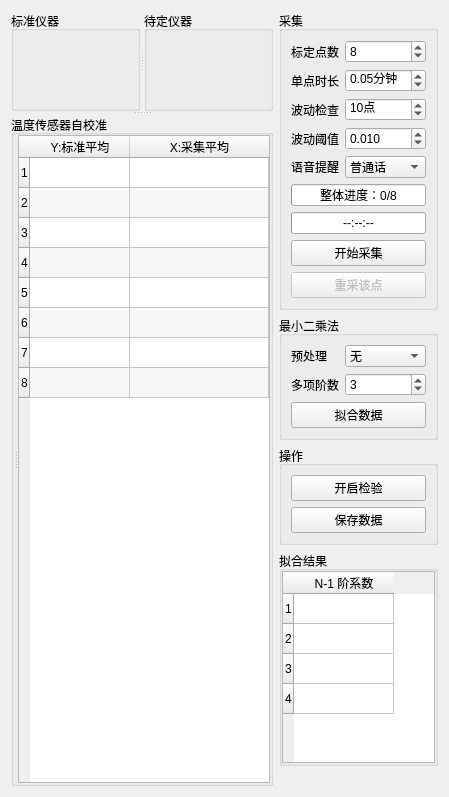
      <widget class="QWidget" name="tab_12">
       <attribute name="icon">
        <iconset resource="main.qrc">
         <normaloff>:/icon/target.ico</normaloff>:/icon/target.ico</iconset>
       </attribute>
       <attribute name="title">
        <string/>
       </attribute>
       <layout class="QGridLayout" name="gridLayout_6">
        <item row="0" column="0">
         <widget class="QSplitter" name="splitter_3">
          <property name="sizePolicy">
           <sizepolicy hsizetype="Preferred" vsizetype="Expanding">
            <horstretch>0</horstretch>
            <verstretch>0</verstretch>
           </sizepolicy>
          </property>
          <property name="orientation">
           <enum>Qt::Vertical</enum>
          </property>
          <widget class="QSplitter" name="splitter_2">
           <property name="sizePolicy">
            <sizepolicy hsizetype="Preferred" vsizetype="Preferred">
             <horstretch>0</horstretch>
             <verstretch>0</verstretch>
            </sizepolicy>
           </property>
           <property name="orientation">
            <enum>Qt::Horizontal</enum>
           </property>
           <widget class="QGroupBox" name="groupBox_6">
            <property name="title">
             <string>标准仪器</string>
            </property>
            <layout class="QGridLayout" name="gridLayout">
             <property name="leftMargin">
              <number>6</number>
             </property>
             <property name="topMargin">
              <number>6</number>
             </property>
             <property name="rightMargin">
              <number>6</number>
             </property>
             <property name="bottomMargin">
              <number>3</number>
             </property>
             <item row="0" column="1">
              <widget class="CollectPanel" name="collectPanel_Std" native="true"/>
             </item>
            </layout>
           </widget>
           <widget class="QGroupBox" name="groupBox_7">
            <property name="title">
             <string>待定仪器</string>
            </property>
            <layout class="QGridLayout" name="gridLayout_2">
             <property name="leftMargin">
              <number>6</number>
             </property>
             <property name="topMargin">
              <number>6</number>
             </property>
             <property name="rightMargin">
              <number>6</number>
             </property>
             <property name="bottomMargin">
              <number>3</number>
             </property>
             <item row="0" column="0">
              <widget class="CollectPanel" name="collectPanel_Dtm" native="true"/>
             </item>
            </layout>
           </widget>
          </widget>
          <widget class="QGroupBox" name="groupBox_3">
           <property name="sizePolicy">
            <sizepolicy hsizetype="Preferred" vsizetype="Preferred">
             <horstretch>0</horstretch>
             <verstretch>0</verstretch>
            </sizepolicy>
           </property>
           <property name="minimumSize">
            <size>
             <width>0</width>
             <height>0</height>
            </size>
           </property>
           <property name="maximumSize">
            <size>
             <width>16777215</width>
             <height>16777215</height>
            </size>
           </property>
           <property name="title">
            <string>温度传感器自校准</string>
           </property>
           <layout class="QHBoxLayout" name="horizontalLayout_2" stretch="0">
            <property name="leftMargin">
             <number>0</number>
            </property>
            <property name="topMargin">
             <number>0</number>
            </property>
            <property name="rightMargin">
             <number>0</number>
            </property>
            <property name="bottomMargin">
             <number>0</number>
            </property>
            <item>
             <widget class="QSplitter" name="splitter_5">
              <property name="orientation">
               <enum>Qt::Horizontal</enum>
              </property>
              <widget class="FitChart" name="chartFit" native="true">
               <property name="sizePolicy">
                <sizepolicy hsizetype="Preferred" vsizetype="Preferred">
                 <horstretch>1</horstretch>
                 <verstretch>0</verstretch>
                </sizepolicy>
               </property>
               <property name="minimumSize">
                <size>
                 <width>0</width>
                 <height>0</height>
                </size>
               </property>
               <property name="maximumSize">
                <size>
                 <width>16777215</width>
                 <height>16777215</height>
                </size>
               </property>
              </widget>
              <widget class="CVTable" name="twAverage">
               <property name="sizePolicy">
                <sizepolicy hsizetype="Preferred" vsizetype="Preferred">
                 <horstretch>0</horstretch>
                 <verstretch>0</verstretch>
                </sizepolicy>
               </property>
               <property name="maximumSize">
                <size>
                 <width>16777215</width>
                 <height>16777215</height>
                </size>
               </property>
               <property name="autoScroll">
                <bool>true</bool>
               </property>
               <property name="editTriggers">
                <set>QAbstractItemView::AnyKeyPressed|QAbstractItemView::DoubleClicked</set>
               </property>
               <property name="dragEnabled">
                <bool>false</bool>
               </property>
               <property name="alternatingRowColors">
                <bool>true</bool>
               </property>
               <property name="selectionBehavior">
                <enum>QAbstractItemView::SelectItems</enum>
               </property>
               <property name="wordWrap">
                <bool>true</bool>
               </property>
               <property name="cornerButtonEnabled">
                <bool>true</bool>
               </property>
               <property name="rowCount">
                <number>8</number>
               </property>
               <property name="columnCount">
                <number>2</number>
               </property>
               <attribute name="horizontalHeaderShowSortIndicator" stdset="0">
                <bool>false</bool>
               </attribute>
               <attribute name="horizontalHeaderStretchLastSection">
                <bool>true</bool>
               </attribute>
               <attribute name="verticalHeaderCascadingSectionResizes">
                <bool>false</bool>
               </attribute>
               <attribute name="verticalHeaderShowSortIndicator" stdset="0">
                <bool>false</bool>
               </attribute>
               <attribute name="verticalHeaderStretchLastSection">
                <bool>false</bool>
               </attribute>
               <row/>
               <row/>
               <row/>
               <row/>
               <row/>
               <row/>
               <row/>
               <row/>
               <column>
                <property name="text">
                 <string>Y:标准平均</string>
                </property>
               </column>
               <column>
                <property name="text">
                 <string>X:采集平均</string>
                </property>
               </column>
              </widget>
             </widget>
            </item>
           </layout>
          </widget>
         </widget>
        </item>
        <item row="0" column="1">
         <widget class="QFrame" name="frame_9">
          <property name="sizePolicy">
           <sizepolicy hsizetype="Fixed" vsizetype="Preferred">
            <horstretch>0</horstretch>
            <verstretch>0</verstretch>
           </sizepolicy>
          </property>
          <layout class="QVBoxLayout" name="verticalLayout_9">
           <property name="leftMargin">
            <number>0</number>
           </property>
           <property name="topMargin">
            <number>0</number>
           </property>
           <property name="rightMargin">
            <number>0</number>
           </property>
           <property name="bottomMargin">
            <number>0</number>
           </property>
           <item>
            <widget class="QGroupBox" name="groupBox_4">
             <property name="sizePolicy">
              <sizepolicy hsizetype="Preferred" vsizetype="Fixed">
               <horstretch>0</horstretch>
               <verstretch>0</verstretch>
              </sizepolicy>
             </property>
             <property name="title">
              <string>采集</string>
             </property>
             <layout class="QGridLayout" name="gridLayout_12">
              <item row="15" column="1" colspan="2">
               <widget class="QPushButton" name="btnCollectRestart">
                <property name="enabled">
                 <bool>false</bool>
                </property>
                <property name="sizePolicy">
                 <sizepolicy hsizetype="Preferred" vsizetype="Fixed">
                  <horstretch>0</horstretch>
                  <verstretch>0</verstretch>
                 </sizepolicy>
                </property>
                <property name="text">
                 <string>重采该点</string>
                </property>
                <property name="icon">
                 <iconset resource="main.qrc">
                  <normaloff>:/icon/collectrestart.ico</normaloff>:/icon/collectrestart.ico</iconset>
                </property>
               </widget>
              </item>
              <item row="4" column="2">
               <widget class="QSpinBox" name="spbxWaveNum">
                <property name="sizePolicy">
                 <sizepolicy hsizetype="Minimum" vsizetype="Fixed">
                  <horstretch>0</horstretch>
                  <verstretch>0</verstretch>
                 </sizepolicy>
                </property>
                <property name="alignment">
                 <set>Qt::AlignLeading|Qt::AlignLeft|Qt::AlignVCenter</set>
                </property>
                <property name="suffix">
                 <string>点</string>
                </property>
                <property name="minimum">
                 <number>2</number>
                </property>
                <property name="maximum">
                 <number>500</number>
                </property>
                <property name="value">
                 <number>10</number>
                </property>
               </widget>
              </item>
              <item row="7" column="1">
               <widget class="QLabel" name="label_21">
                <property name="maximumSize">
                 <size>
                  <width>48</width>
                  <height>16777215</height>
                 </size>
                </property>
                <property name="text">
                 <string>语音提醒</string>
                </property>
                <property name="alignment">
                 <set>Qt::AlignLeading|Qt::AlignLeft|Qt::AlignVCenter</set>
                </property>
               </widget>
              </item>
              <item row="2" column="1">
               <widget class="QLabel" name="label_17">
                <property name="maximumSize">
                 <size>
                  <width>48</width>
                  <height>16777215</height>
                 </size>
                </property>
                <property name="text">
                 <string>单点时长</string>
                </property>
                <property name="alignment">
                 <set>Qt::AlignLeading|Qt::AlignLeft|Qt::AlignVCenter</set>
                </property>
               </widget>
              </item>
              <item row="0" column="1">
               <widget class="QLabel" name="label_15">
                <property name="maximumSize">
                 <size>
                  <width>48</width>
                  <height>16777215</height>
                 </size>
                </property>
                <property name="text">
                 <string>标定点数</string>
                </property>
                <property name="alignment">
                 <set>Qt::AlignLeading|Qt::AlignLeft|Qt::AlignVCenter</set>
                </property>
               </widget>
              </item>
              <item row="8" column="1" colspan="2">
               <widget class="QProgressBar" name="pgsbSum">
                <property name="maximum">
                 <number>8</number>
                </property>
                <property name="value">
                 <number>0</number>
                </property>
                <property name="alignment">
                 <set>Qt::AlignCenter</set>
                </property>
                <property name="format">
                 <string>整体进度：%v/%m</string>
                </property>
               </widget>
              </item>
              <item row="2" column="2">
               <widget class="QDoubleSpinBox" name="spbxSampleTime">
                <property name="sizePolicy">
                 <sizepolicy hsizetype="Preferred" vsizetype="Fixed">
                  <horstretch>0</horstretch>
                  <verstretch>0</verstretch>
                 </sizepolicy>
                </property>
                <property name="alignment">
                 <set>Qt::AlignLeading|Qt::AlignLeft|Qt::AlignVCenter</set>
                </property>
                <property name="prefix">
                 <string/>
                </property>
                <property name="suffix">
                 <string>分钟</string>
                </property>
                <property name="decimals">
                 <number>2</number>
                </property>
                <property name="minimum">
                 <double>0.010000000000000</double>
                </property>
                <property name="maximum">
                 <double>60.000000000000000</double>
                </property>
                <property name="singleStep">
                 <double>0.100000000000000</double>
                </property>
                <property name="value">
                 <double>0.050000000000000</double>
                </property>
               </widget>
              </item>
              <item row="4" column="1">
               <widget class="QLabel" name="label_16">
                <property name="maximumSize">
                 <size>
                  <width>48</width>
                  <height>16777215</height>
                 </size>
                </property>
                <property name="text">
                 <string>波动检查</string>
                </property>
                <property name="alignment">
                 <set>Qt::AlignLeading|Qt::AlignLeft|Qt::AlignVCenter</set>
                </property>
               </widget>
              </item>
              <item row="0" column="2">
               <widget class="QSpinBox" name="spbxSamplePointSum">
                <property name="sizePolicy">
                 <sizepolicy hsizetype="Minimum" vsizetype="Fixed">
                  <horstretch>0</horstretch>
                  <verstretch>0</verstretch>
                 </sizepolicy>
                </property>
                <property name="alignment">
                 <set>Qt::AlignLeading|Qt::AlignLeft|Qt::AlignVCenter</set>
                </property>
                <property name="suffix">
                 <string/>
                </property>
                <property name="minimum">
                 <number>2</number>
                </property>
                <property name="maximum">
                 <number>99999</number>
                </property>
                <property name="value">
                 <number>8</number>
                </property>
               </widget>
              </item>
              <item row="7" column="2">
               <widget class="QComboBox" name="cbSound">
                <property name="sizePolicy">
                 <sizepolicy hsizetype="Preferred" vsizetype="Fixed">
                  <horstretch>0</horstretch>
                  <verstretch>0</verstretch>
                 </sizepolicy>
                </property>
                <property name="currentIndex">
                 <number>2</number>
                </property>
                <item>
                 <property name="text">
                  <string>关</string>
                 </property>
                </item>
                <item>
                 <property name="text">
                  <string>粤语</string>
                 </property>
                </item>
                <item>
                 <property name="text">
                  <string>普通话</string>
                 </property>
                </item>
                <item>
                 <property name="text">
                  <string>台湾话</string>
                 </property>
                </item>
                <item>
                 <property name="text">
                  <string>东北话</string>
                 </property>
                </item>
                <item>
                 <property name="text">
                  <string>陕西话</string>
                 </property>
                </item>
               </widget>
              </item>
              <item row="9" column="1" colspan="2">
               <widget class="QProgressBar" name="pgsbSingle">
                <property name="minimum">
                 <number>0</number>
                </property>
                <property name="maximum">
                 <number>100</number>
                </property>
                <property name="value">
                 <number>0</number>
                </property>
                <property name="alignment">
                 <set>Qt::AlignCenter</set>
                </property>
                <property name="invertedAppearance">
                 <bool>false</bool>
                </property>
                <property name="format">
                 <string>--:--:--</string>
                </property>
               </widget>
              </item>
              <item row="14" column="1" colspan="2">
               <widget class="QPushButton" name="btnCollectSwitch">
                <property name="sizePolicy">
                 <sizepolicy hsizetype="Preferred" vsizetype="Fixed">
                  <horstretch>0</horstretch>
                  <verstretch>0</verstretch>
                 </sizepolicy>
                </property>
                <property name="minimumSize">
                 <size>
                  <width>104</width>
                  <height>0</height>
                 </size>
                </property>
                <property name="text">
                 <string>开始采集</string>
                </property>
                <property name="icon">
                 <iconset resource="main.qrc">
                  <normaloff>:/icon/collect.ico</normaloff>:/icon/collect.ico</iconset>
                </property>
               </widget>
              </item>
              <item row="5" column="1">
               <widget class="QLabel" name="label_18">
                <property name="maximumSize">
                 <size>
                  <width>48</width>
                  <height>16777215</height>
                 </size>
                </property>
                <property name="text">
                 <string>波动阈值</string>
                </property>
                <property name="alignment">
                 <set>Qt::AlignLeading|Qt::AlignLeft|Qt::AlignVCenter</set>
                </property>
               </widget>
              </item>
              <item row="5" column="2">
               <widget class="QDoubleSpinBox" name="spbxWaveRange">
                <property name="sizePolicy">
                 <sizepolicy hsizetype="Preferred" vsizetype="Fixed">
                  <horstretch>0</horstretch>
                  <verstretch>0</verstretch>
                 </sizepolicy>
                </property>
                <property name="alignment">
                 <set>Qt::AlignLeading|Qt::AlignLeft|Qt::AlignVCenter</set>
                </property>
                <property name="prefix">
                 <string/>
                </property>
                <property name="suffix">
                 <string/>
                </property>
                <property name="decimals">
                 <number>3</number>
                </property>
                <property name="minimum">
                 <double>0.001000000000000</double>
                </property>
                <property name="maximum">
                 <double>999.000000000000000</double>
                </property>
                <property name="singleStep">
                 <double>0.001000000000000</double>
                </property>
                <property name="value">
                 <double>0.010000000000000</double>
                </property>
               </widget>
              </item>
             </layout>
            </widget>
           </item>
           <item>
            <widget class="QGroupBox" name="groupBox">
             <property name="sizePolicy">
              <sizepolicy hsizetype="Preferred" vsizetype="Fixed">
               <horstretch>0</horstretch>
               <verstretch>0</verstretch>
              </sizepolicy>
             </property>
             <property name="title">
              <string>最小二乘法</string>
             </property>
             <layout class="QGridLayout" name="gridLayout_3">
              <item row="2" column="0">
               <widget class="QLabel" name="label_25">
                <property name="maximumSize">
                 <size>
                  <width>48</width>
                  <height>16777215</height>
                 </size>
                </property>
                <property name="text">
                 <string>预处理</string>
                </property>
                <property name="alignment">
                 <set>Qt::AlignLeading|Qt::AlignLeft|Qt::AlignVCenter</set>
                </property>
               </widget>
              </item>
              <item row="2" column="1">
               <widget class="QComboBox" name="comboBox_14">
                <property name="sizePolicy">
                 <sizepolicy hsizetype="Preferred" vsizetype="Fixed">
                  <horstretch>0</horstretch>
                  <verstretch>0</verstretch>
                 </sizepolicy>
                </property>
                <item>
                 <property name="text">
                  <string>无</string>
                 </property>
                </item>
                <item>
                 <property name="text">
                  <string>倒数</string>
                 </property>
                </item>
               </widget>
              </item>
              <item row="3" column="0">
               <widget class="QLabel" name="label_19">
                <property name="maximumSize">
                 <size>
                  <width>48</width>
                  <height>16777215</height>
                 </size>
                </property>
                <property name="text">
                 <string>多项阶数</string>
                </property>
                <property name="alignment">
                 <set>Qt::AlignLeading|Qt::AlignLeft|Qt::AlignVCenter</set>
                </property>
               </widget>
              </item>
              <item row="4" column="0" colspan="2">
               <widget class="QPushButton" name="btnFit">
                <property name="sizePolicy">
                 <sizepolicy hsizetype="Minimum" vsizetype="Fixed">
                  <horstretch>0</horstretch>
                  <verstretch>0</verstretch>
                 </sizepolicy>
                </property>
                <property name="text">
                 <string>拟合数据</string>
                </property>
                <property name="icon">
                 <iconset resource="main.qrc">
                  <normaloff>:/icon/fit.ico</normaloff>:/icon/fit.ico</iconset>
                </property>
               </widget>
              </item>
              <item row="3" column="1">
               <widget class="QSpinBox" name="spbxOrder">
                <property name="alignment">
                 <set>Qt::AlignLeading|Qt::AlignLeft|Qt::AlignVCenter</set>
                </property>
                <property name="suffix">
                 <string/>
                </property>
                <property name="minimum">
                 <number>1</number>
                </property>
                <property name="maximum">
                 <number>7</number>
                </property>
                <property name="value">
                 <number>3</number>
                </property>
               </widget>
              </item>
             </layout>
            </widget>
           </item>
           <item>
            <widget class="QGroupBox" name="groupBox_2">
             <property name="sizePolicy">
              <sizepolicy hsizetype="Preferred" vsizetype="Fixed">
               <horstretch>0</horstretch>
               <verstretch>0</verstretch>
              </sizepolicy>
             </property>
             <property name="title">
              <string>操作</string>
             </property>
             <layout class="QGridLayout" name="gridLayout_4">
              <item row="9" column="1" colspan="2">
               <widget class="QPushButton" name="btnVerify">
                <property name="enabled">
                 <bool>true</bool>
                </property>
                <property name="sizePolicy">
                 <sizepolicy hsizetype="Minimum" vsizetype="Fixed">
                  <horstretch>0</horstretch>
                  <verstretch>0</verstretch>
                 </sizepolicy>
                </property>
                <property name="text">
                 <string>开启检验</string>
                </property>
                <property name="icon">
                 <iconset resource="main.qrc">
                  <normaloff>:/icon/check.ico</normaloff>:/icon/check.ico</iconset>
                </property>
               </widget>
              </item>
              <item row="10" column="1" colspan="2">
               <widget class="QPushButton" name="btnSaveReport">
                <property name="enabled">
                 <bool>true</bool>
                </property>
                <property name="text">
                 <string>保存数据</string>
                </property>
                <property name="icon">
                 <iconset resource="main.qrc">
                  <normaloff>:/icon/save.ico</normaloff>:/icon/save.ico</iconset>
                </property>
               </widget>
              </item>
             </layout>
            </widget>
           </item>
           <item>
            <widget class="QGroupBox" name="groupBox_5">
             <property name="sizePolicy">
              <sizepolicy hsizetype="Preferred" vsizetype="Expanding">
               <horstretch>0</horstretch>
               <verstretch>1</verstretch>
              </sizepolicy>
             </property>
             <property name="maximumSize">
              <size>
               <width>16777215</width>
               <height>300</height>
              </size>
             </property>
             <property name="title">
              <string>拟合结果</string>
             </property>
             <layout class="QGridLayout" name="gridLayout_14">
              <property name="leftMargin">
               <number>0</number>
              </property>
              <property name="topMargin">
               <number>0</number>
              </property>
              <property name="rightMargin">
               <number>0</number>
              </property>
              <property name="bottomMargin">
               <number>0</number>
              </property>
              <item row="0" column="0">
               <widget class="CVTable" name="twFactor">
                <property name="sizePolicy">
                 <sizepolicy hsizetype="Ignored" vsizetype="Expanding">
                  <horstretch>0</horstretch>
                  <verstretch>0</verstretch>
                 </sizepolicy>
                </property>
                <property name="maximumSize">
                 <size>
                  <width>16777215</width>
                  <height>16777215</height>
                 </size>
                </property>
                <property name="editTriggers">
                 <set>QAbstractItemView::NoEditTriggers</set>
                </property>
                <property name="alternatingRowColors">
                 <bool>false</bool>
                </property>
                <property name="sortingEnabled">
                 <bool>false</bool>
                </property>
                <property name="rowCount">
                 <number>4</number>
                </property>
                <property name="columnCount">
                 <number>1</number>
                </property>
                <row/>
                <row/>
                <row/>
                <row/>
                <column>
                 <property name="text">
                  <string>N-1 阶系数</string>
                 </property>
                </column>
               </widget>
              </item>
             </layout>
            </widget>
           </item>
           <item>
            <spacer name="verticalSpacer">
             <property name="orientation">
              <enum>Qt::Vertical</enum>
             </property>
             <property name="sizeType">
              <enum>QSizePolicy::Expanding</enum>
             </property>
             <property name="sizeHint" stdset="0">
              <size>
               <width>20</width>
               <height>20</height>
              </size>
             </property>
            </spacer>
           </item>
          </layout>
         </widget>
        </item>
       </layout>
      </widget>
